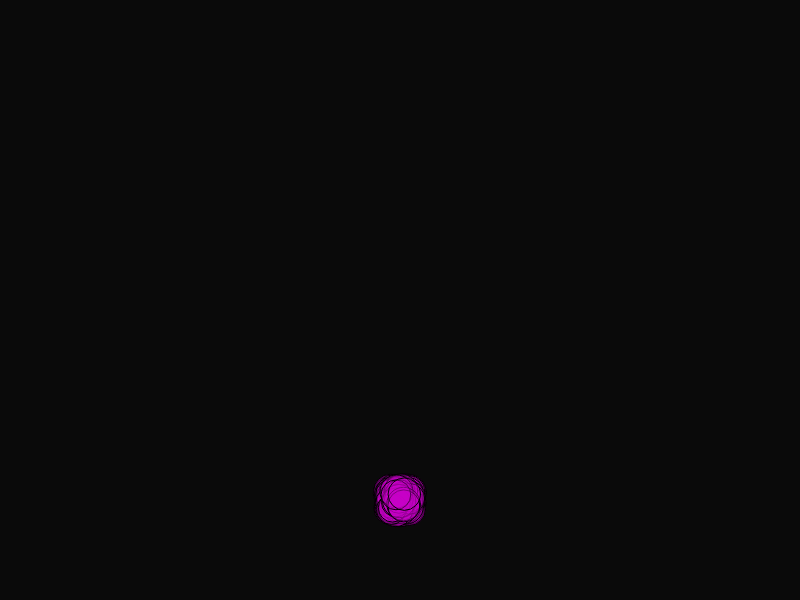
Frame 1 (no input)
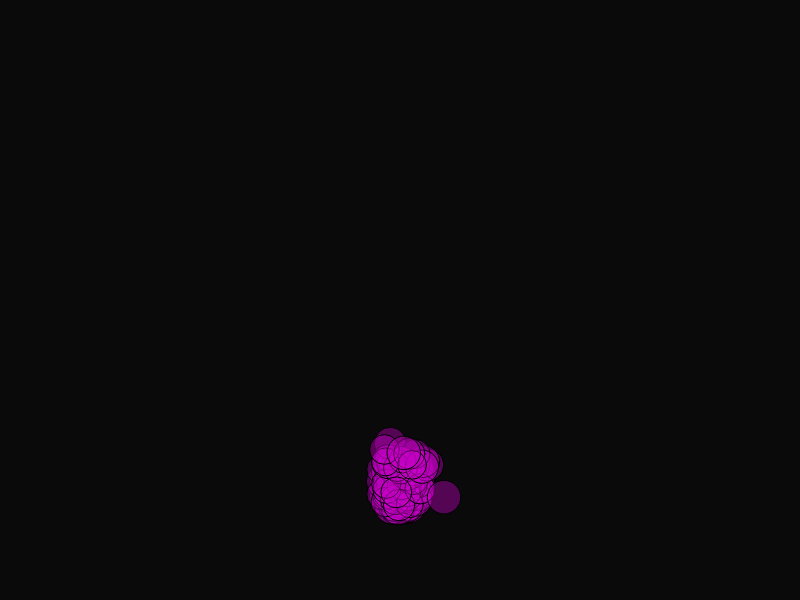
Frame 60 (no input)
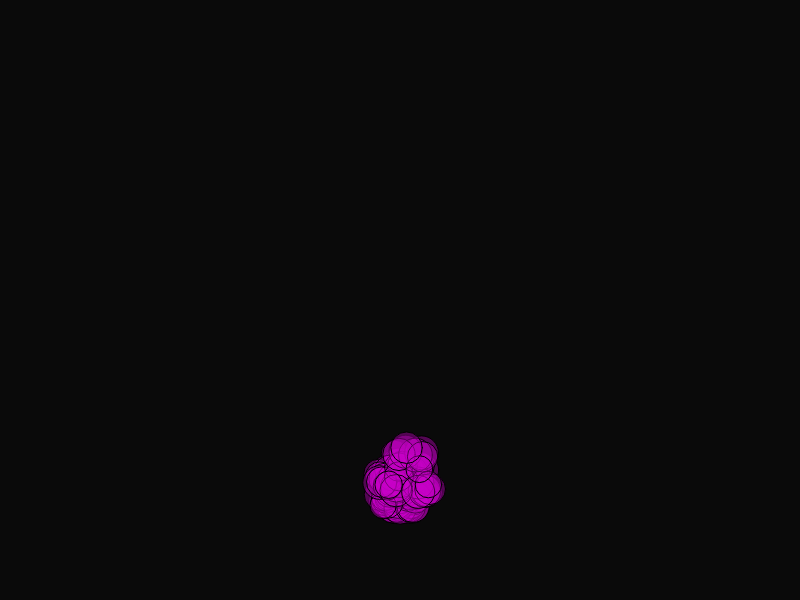
Frame 120 (the mouse pressed at the canvas centre since frame 60)

The p5.js sketch that drew these frames (run headless with seeded random() and noise() and a simulated clock; from frame 60 on, the mouse is pressed at the canvas centre):

// p5.js sketch
// ── sketch.js
function Particle(x, y, xSpeed, ySpeed, size, colour) {
	this.x = x;
	this.y = y;
	this.xSpeed = xSpeed;
	this.ySpeed = ySpeed;
	this.size = size;
	this.colour = colour;
	this.age = 0;

	this.drawParticle = function () {
		fill(this.colour);
		ellipse(this.x, this.y, this.size);
	};

	this.updateParticle = function () {
		this.x += this.xSpeed;
		this.y += this.ySpeed;
		this.age++;
	};
}

function Emitter(x, y, xSpeed, ySpeed, size, colour) {
	this.x = x;
	this.y = y;
	this.xSpeed = xSpeed;
	this.ySpeed = ySpeed;
	this.size = size;
	this.colour = colour;

	this.startParticles = 0;
	this.lifetime = 0;

	this.particles = [];

	this.addParticle = function () {
		var p = new Particle(
			random(this.x - 10, this.x + 10),
			random(this.y - 10, this.y + 10),
			random(this.xSpeed - 1, this.xSpeed + 1),
			random(this.ySpeed - 1, this.ySpeed + 1),
			random(this.size - 4, this.size + 4),
			this.colour);

		return p;
	};

	this.startEmitter = function (startParticles, lifetime) {
		this.startParticles = startParticles;
		this.lifetime = lifetime;

		//start emitter with initial particles
		for (i = 0; i < startParticles; i++) {
			this.particles.push(this.addParticle());
		}
	};

	this.updateParticles = function () {
		//iterate through particles and draw to the screen
		var deadParticles = 0;
		for (i = this.particles.length - 1; i >= 0; i--) {
			this.particles[i].drawParticle();
			this.particles[i].updateParticle();
			if (this.particles[i].age > random(0, this.lifetime)) {
				this.particles.splice(i, 1);
				deadParticles++;
			}
		}
		if (deadParticles > 0) {
			for (i = 0; i < deadParticles; i++) {
				this.particles.push(this.addParticle());
			}
		}
	};
}

var emit;

function setup() {
	createCanvas(800, 600);

	emit = new Emitter(width / 2, height - 100, 0, -1, 30, color(200, 0, 200, 100));
	emit.startEmitter(300, 200);
}

function draw() {
	background(10);
	emit.updateParticles();
}
